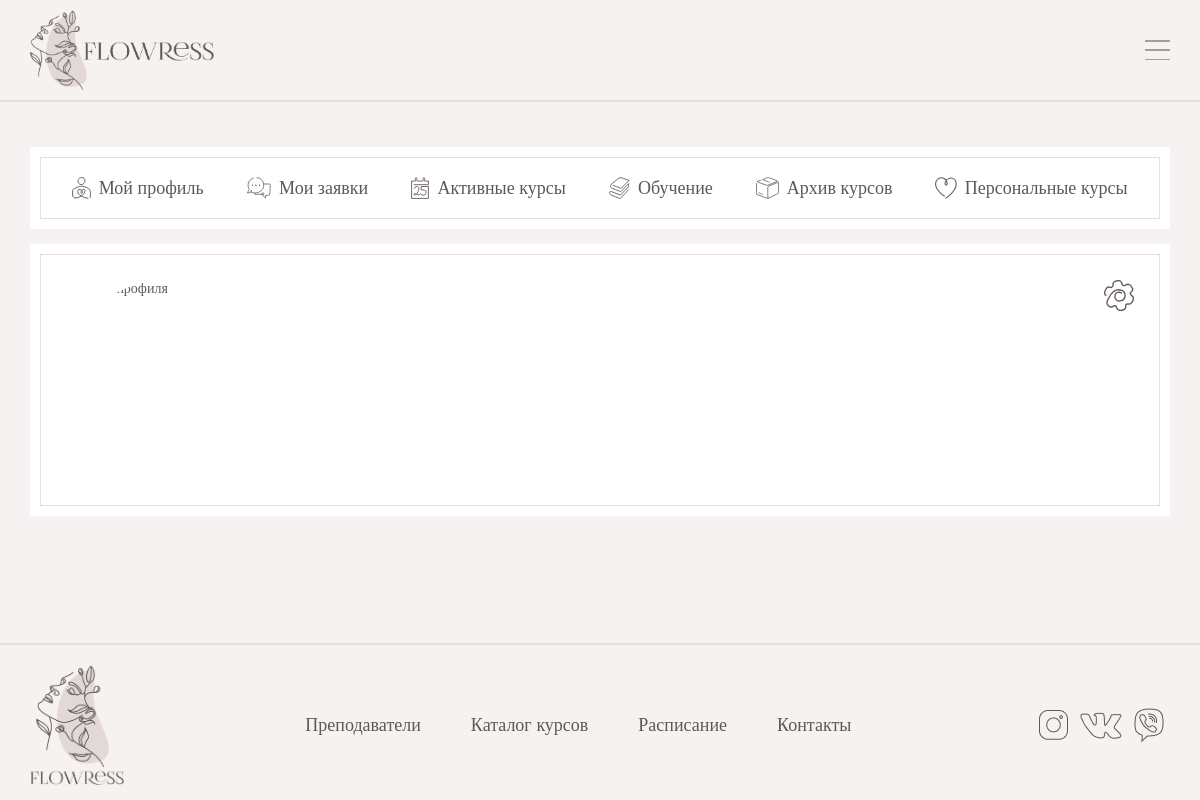
Page /profile_page.php on the committed database.
### tables this page shows
CREATE TABLE `Menu` (
  `ID` int UNSIGNED NOT NULL,
  `title` varchar(64) NOT NULL,
  `path` varchar(64) NOT NULL
);

### profile_page.php (the view, shortened to what this page needs)
<!DOCTYPE html>
<html>
<head>
	<link rel="stylesheet" href="../../css/style.css" type="text/css">
	<link rel="stylesheet" href="../../css/profile_page_style.css" type="text/css">
	<link rel="stylesheet" href="../../css/course_item_style.css" type="text/css">
	<link rel="stylesheet" href="../../css/course_style.css" type="text/css">
</head>
<body>
	<?php require 'modules/page_elements/header.php';?>
	<div class="page-content">
		<div class="container">
			<div class="align-content-two-columns">
				<?php
				$user_id=$_SESSION['user']['id'];
				$userQuery="SELECT * FROM User WHERE ID='$user_id'";
				$user_result = mysqli_query($link, $userQuery);
				$user = mysqli_fetch_assoc($user_result);
				$user_photo=$user['photo'];
				?>
				<div class="panel-bgr">
					<div class="panel">
						<ul class="tabs">
							<li class="tab" id='profile-tab'>
								<img src="images/icons/profile.svg" class="tab-icon">
								Мой профиль
							</li>
							<li class="tab" id='user-requests-tab'>
								<img src="images/icons/request.svg" class="tab-icon">
								Мои заявки
							</li>
							<li class="tab" id='user-courses-tab'>
								<img src="images/icons/schedule.svg" class="tab-icon">
								Активные курсы
							</li>
							<li class="tab" id='education-tab'>
								<img src="images/icons/learning.svg" class="tab-icon">
								Обучение
							</li>
							<li class="tab" id='user-archive-tab'>
								<img src="images/icons/archive.svg" class="tab-icon">
								Архив курсов
							</li>
							<li class="tab" id='user-personal-courses-tab'>
								<img src="images/icons/custom.svg" class="tab-icon">
								Персональные курсы
							</li>
						</ul>
					</div>
				</div>
				<div class="block profile-body" style="display: block;" id="profile-block">
					<div class="profile_border">
						<div id="profile_content">
							<div class="align-profile-content">
								<div class="profile-info-block">
									<img src="images/users_photos/<?= $user_photo ?>" class="profile-img" id="profile-img" alt="Фото профиля">
								</div>
								<div class="edit-profile-btn">
									<img src="images/icons/edit_icon.svg" class="edit-icon">
								</div>
							</div>
						</div>
					</div>
				</div>
					<?php
					require 'modules/page_elements/user_courses_cards.php';
					?>
					<?php
					 require 'modules/page_elements/user_courses_cards.php';
					 ?>
					<?php
					 require 'modules/page_elements/user_courses_cards.php';
					?>
				</div>
				</div>
			</div>
<?php require 'modules/page_elements/footer.php';?>
</body>
</html>

### modules/page_elements/footer.php (shortened to what this page needs)
<link rel="stylesheet" href="../../css/style.css" type="text/css">
<link rel="stylesheet" href="../../css/header_style.css" type="text/css">
<link rel="stylesheet" href="../../css/footer_style.css" type="text/css">
<footer class="footer">
	<hr class="border-style">
	<div class="container">
		<div class="footer-body">
			<a href="index.php">
				<img src="images/logo_vertical.png" class="footer-logo">
			</a>
			<nav class="footer-menu">
				<ul class="footer-list">
					<?php
					require_once'C:\OSPanel\domains\flowress\connect\connect_database.php';
					$query = "SELECT * FROM Menu";
					$result = mysqli_query($link, $query) or die("Ошибка выполнения запроса".
						mysqli_error($link));
					for ($i=0; $i<mysqli_num_rows($result); $i++) {
						$menu = mysqli_fetch_assoc($result);
						echo "<li><a class='header-link' href=".$menu['path'].">".$menu['title']."</a></li>";
					}
					?>
				</ul>
			</nav>
			<div class="social-networks">
				<img src="images/inst.png">
				<img src="images/vk.png">
				<img src="images/viber.png">
			</div>
		</div>
	</div>
</footer>

### css/style.css (style rules this page uses)
*, *::before, *::after { padding: 0; margin:0; border: 0; box-sizing: border-box; }
a { text-decoration: none; color: black; }
ul, ol, li { list-style: none; display: block; }
img { vertical-align: top; }
html { height: 100%; }
body { width:100%; padding: 0; margin: 0; background-color: #F6F2F1; font-family: 'Raleway'; color: #605857; font-size: 16px; text-align: left; min-height: 100%; display: grid; grid-template-rows: auto 1fr auto; }
.container { max-width: 1200px; box-sizing: content-box; margin: 0 auto; padding: 0px 50px; }
.border-style { border: 0.7px solid #E7DFDA; margin-bottom: 5px; }
.block { position: relative; }
.tab { font-size: 18px; display: flex; align-items: center; margin: 9px 0px; }
.tab-icon { margin-right: 8px; height: 22px; }
.align-content-two-columns { display: flex; flex-direction: row; justify-content: flex-start; align-items: flex-start; margin-top: 40px; }
@media screen and (max-device-width: 992px) { .align-content-two-columns { flex-direction: column; } }
@media screen and (max-device-width: 992px) { body { font-size: 14px; } }
@media screen and (max-device-width: 992px) { .container { padding: 0px 30px; } }
.footer { position: relative; }
.footer-menu { display: flex; }
.footer-list { display: flex; }
.footer-list li { list-style: none; margin: 0px 35px; color:#605857; font-size: 14px; }
@media screen and (max-device-width: 992px) { .footer-list li { margin: 0px 25px; } }

### css/profile_page_style.css (style rules this page uses)
.panel-bgr { background-color: white; width: 25%; padding: 10px; margin-right: 40px; }
.panel { padding: 10px; border: 0.7px solid #E7DFDA; }
.profile-body { display: flex; flex-direction: column; background-color: white; padding: 10px; width: 100%; display:block; }
.profile_border { border: 0.7px solid #E7DFDA; padding: 25px; }
.profile-info-block { display: flex; }
.align-profile-content { display: flex; justify-content: space-between; }
.profile-img { border-radius: 50%; object-fit: cover; width: 200px; height: 200px; }
.block { display: none; width: 100%; }
.edit-icon { width: 30px; height: fit-content; }
.edit-profile-btn { height: 35px; background-color: white; border: 0px; }
@media screen and (max-device-width: 992px) { .panel-bgr { width: 100%; margin-bottom: 15px; margin-right: 0px; } }
@media screen and (max-device-width: 992px) { .tabs { display: flex; flex-direction: row; justify-content: space-around; flex-wrap: wrap; } }
@media screen and (max-device-width: 992px) { .tab { margin: 5px; } }
.edit-icon { transform: scale(1.02); transition: all 0.5s ease 0s; -webkit-transition: all 0.5s ease 0s; -moz-transition: all 0.5s ease 0s; -o-transition: all 0.5s ease 0s; -ms-trasition: all 0.5s ease 0s; cursor: pointer; }

### css/header_style.css (style rules this page uses)
.header-link { color: #605857; font-size: 18px; text-decoration: none; font-weight: 300; position: relative; transition: 0.2s all; cursor: pointer; }
.header-link::after { display: block; content: ""; position: absolute; left: 50%; transform: translateX(-50%); opacity: 0; bottom: -10px; width: 90%; height: 0.5px; background-color: #605857; transition: 0.4s all; }

### css/footer_style.css (style rules this page uses)
.footer { margin-top: 50px; }
.footer-body { position: relative; display: flex; justify-content: space-between; align-items: center; padding: 15px 0px; width: 100%; }
.footer-logo { height: 120px; }
.footer-menu { display: flex; flex-direction: row; }
.footer-list { display: flex; align-items: center; margin: 0px; }
.social-networks { display: flex; align-items: center; }
.social-networks * { margin: 0px 6px; }

### rows in the picture
menu: title "Преподаватели"
menu: title "Каталог курсов"
menu: title "Расписание"
menu: title "Контакты"
